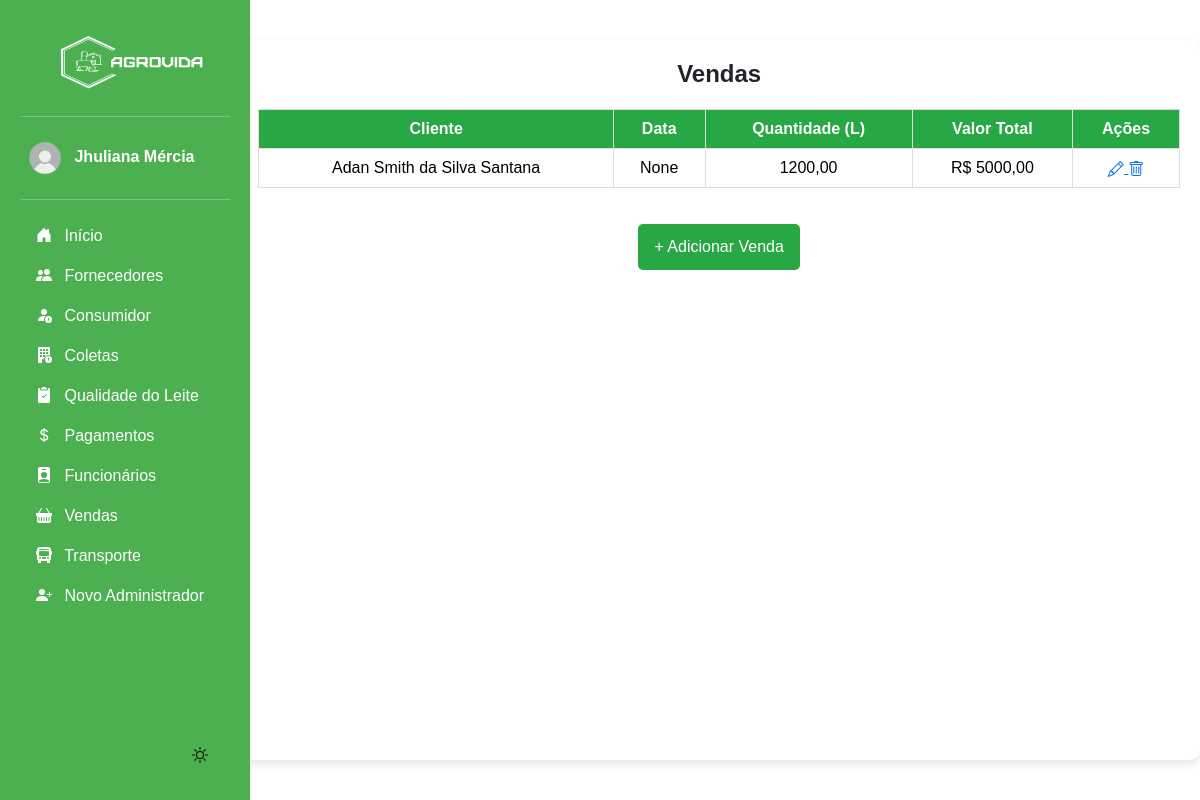
The app's page /vendas/ (signed in), older data.
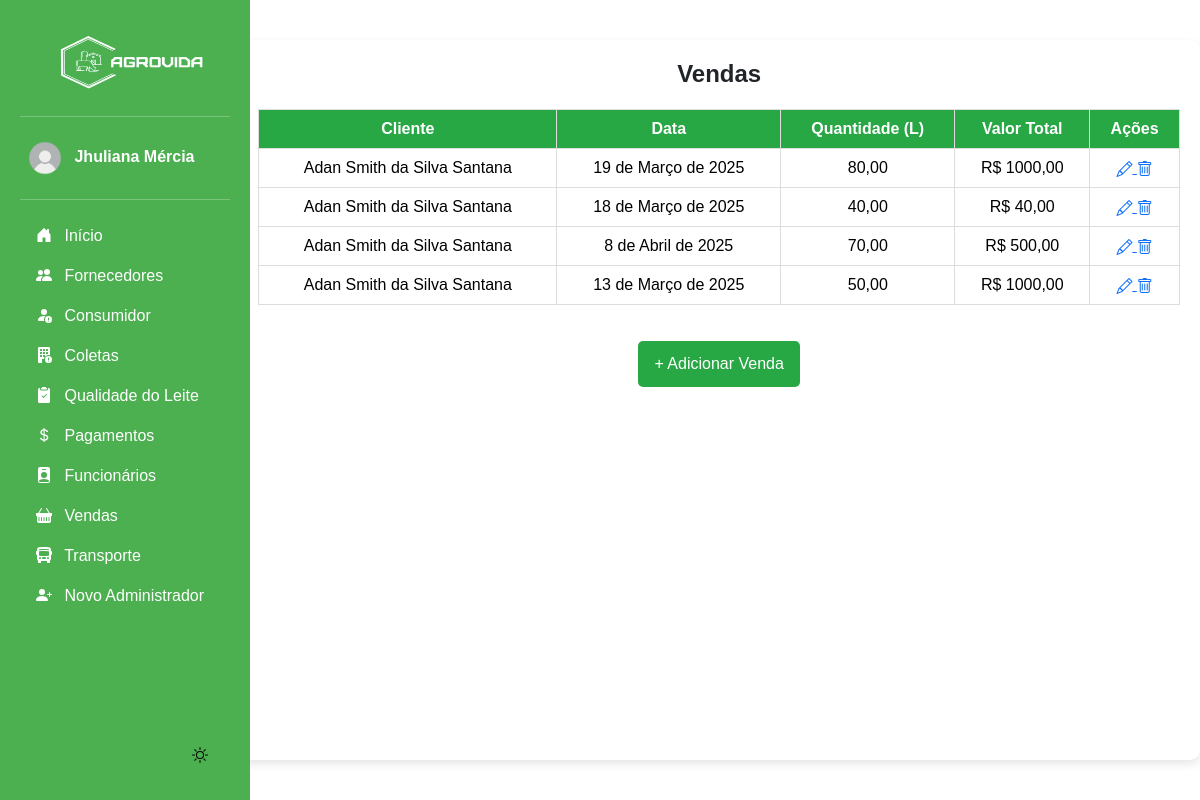
The same page, newer data.
### app/models.py (models this page shows, shortened)
class Venda(models.Model):
    imagem = models.ImageField(upload_to='vendas/', blank=True, null=True)
    cliente = models.ForeignKey(Cliente, on_delete=models.CASCADE)
    data_venda = models.DateField()
    quantidade_litros = models.DecimalField(max_digits=10, decimal_places=2)
    valor_total = models.DecimalField(max_digits=10, decimal_places=2)

class Cliente(models.Model):
    nome = models.CharField(max_length=100)
    endereco = models.CharField(max_length=255)
    contato = models.CharField(max_length=20)

### app/views.py (the view)
# urls.py: path('vendas/', views.listar_vendas, name='listar_vendas'),
@login_required(login_url='login_index')
def listar_vendas(request):
    vendas = Venda.objects.all()
    return render(request, 'app/listar_vendas.html', {'vendas': vendas})

### app/templates/app/listar_vendas.html (shortened to what this page needs)
{% extends "base.html" %}
{% load static %}
{% block content %}
<div class="container">
    <h2 class="title">Vendas</h2>
    {% if vendas %}
        <table class="table">
            <thead>
                <tr>
                    <th>Cliente</th>
                    <th>Data</th>
                    <th>Quantidade (L)</th>
                    <th>Valor Total</th>
                    <th>Ações</th>
                </tr>
            </thead>
            <tbody>
                {% for venda in vendas %}
                    <tr>
                        <td>{{ venda.cliente.nome }}</td>
                        <td>{{ venda.data_venda }}</td>
                        <td>{{ venda.quantidade_litros }}</td>
                        <td>R$ {{ venda.valor_total }}</td>
                        <td>
                            <a href="{% url 'editar_venda' venda.id %}">
                                <i class="bi bi-pencil"></i>
                            </a>
                            <a href="{% url 'excluir_venda' venda.id %}" onclick="return confirm('Tem certeza que deseja excluir?')">
                                <i class="bi bi-trash"></i>
                            </a>
                        </td>
                    </tr>
                {% endfor %}
            </tbody>
        </table>
    {% else %}
        <p>Nenhum registro de venda.</p>
    {% endif %}
    <a href="{% url 'cadastrar_venda' %}" class="btn btn-add">+ Adicionar Venda</a>
</div>
{% endblock %}

### base/templates/base.html (shortened to what this page needs)
{% load static %}
<html lang="pt-br">
<body>
  {% include "modulos/head.html" %}
  {% include "modulos/sidebar.html" %}
  {% block content %}{% endblock content %}
</body>

### base/templates/modulos/head.html (shortened to what this page needs)
{% load static %}
    <link rel="stylesheet" href="{% static 'css/bootstrap.min.css'  %}">
    <link rel="stylesheet" href="https://cdn.jsdelivr.net/npm/bootstrap-icons/font/bootstrap-icons.css">
    <link rel="stylesheet" href="https://cdn.jsdelivr.net/npm/@docsearch/css@3">
    <link href="https://cdn.jsdelivr.net/npm/bootstrap@5.3.3/dist/css/bootstrap.min.css" rel="stylesheet">
    <link href="{% static 'css/inicio.css' %}" rel="stylesheet">
    <link href="{% static 'css/sidebar.css' %}" rel="stylesheet">

### base/templates/modulos/sidebar.html (shortened to what this page needs)
{% load static %}
<body>
<div class="container-sidebar">
    <div id="sidebar" class="sidebar">
        <img src="{% static 'img/logo.png' %}" alt="Logo" width="200" height="80" class="logo">
        <hr>
            <a href="#" class="nav-link text-white" data-bs-toggle="dropdown" aria-expanded="false" style="border-radius: 10px;">
                <img src="{% static "img/usuario.png" %}" alt="" width="50" height="50" class="rounded-circle">
                <strong>{{ request.user.first_name }}</strong>
            </a>
        <hr>
        <ul class="nav nav-pills flex-column mb-auto">
            <li>
                <a href="{% url "dashboard" %}" class="nav-link text-white">
                    <svg class="bi pe-none me-2" width="16" height="16"><use xlink:href="#home"/></svg>
                    Início
                </a>
            </li>
            <li>
                <a href="{% url "listar_produtor" %}" class="nav-link text-white">
                    <svg class="bi pe-none me-2" width="16" height="16"><use xlink:href="#produtores"/></svg>
                    Fornecedores
                </a>
            </li>
            <li>
                <a href="{% url "listar_cliente" %}" class="nav-link text-white">
                    <svg class="bi pe-none me-2" width="16" height="16"><use xlink:href="#clientes"/></svg>
                    Consumidor
                </a>
            </li>
            <li>
                <a href="{% url "listar_coleta" %}" class="nav-link text-white">
                    <svg class="bi pe-none me-2" width="16" height="16"><use xlink:href="#coleta"/></svg>
                    Coletas
                </a>
            </li>
            <li>
                <a href="{% url "listar_qualidade" %}" class="nav-link text-white">
                    <svg class="bi pe-none me-2" width="16" height="16"><use xlink:href="#qualidade"/></svg>
                    Qualidade do Leite
                </a>
            </li>
            <li>
                <a href="{% url "listar_pagamentos" %}" class="nav-link text-white">
                    <svg class="bi pe-none me-2" width="16" height="16"><use xlink:href="#dinheiro"/></svg>
                    Pagamentos
                </a>
            </li>
            <li>
                <a href="{% url "listar_funcionarios" %}" class="nav-link text-white">
                    <svg class="bi pe-none me-2" width="16" height="16"><use xlink:href="#funcionario"/></svg>
                    Funcionários
                </a>
            </li>
            <li>
                <a href="{% url "listar_vendas" %}" class="nav-link text-white">
                    <svg class="bi pe-none me-2" width="16" height="16"><use xlink:href="#venda"/></svg>
                    Vendas
                </a>
            </li>
            <li>
                <a href="{% url "listar_transporte" %}" class="nav-link text-white">
                    <svg class="bi pe-none me-2" width="16" height="16"><use xlink:href="#transporte"/></svg>
                    Transporte
                </a>
            </li>
            <li>
                <a href="{% url "cadastrar_admin" %}" class="nav-link text-white">
                    <svg class="bi pe-none me-2" width="16" height="16"><use xlink:href="#admin"/></svg>
                    Novo Administrador
                </a>
            </li>
        </ul>
        <button id="theme-toggle">
        <svg id="theme-icon" width="24" height="24" fill="currentColor"></svg>
        </button>
    </div>
    <div class="b-example-divider b-example-vr"></div>
    </div>
</body>

### base/static/css/inicio.css (style rules this page uses)
html, body { font-family: Arial, sans-serif; transition: background 0.3s, color 0.3s; height: 100vh; width: 100vw; margin: 0; display: flex; }
.b-example-divider { width: 100%; height: 3rem; }
.b-example-vr { flex-shrink: 0; width: 1.5rem; height: 100vh; }
.bi { vertical-align: -.125em; fill: currentColor; }
.nav-link { color: #222222; }
li { display: flex; width: 100%; }
.container { max-width: auto; margin: 40px auto; padding: 20px; background: #fff; border-radius: 10px; box-shadow: 0 4px 10px rgba(0, 0, 0, 0.1); display: flex; flex-direction: column; height: auto; align-items: stretch; text-align: center; }
.title { text-align: center; font-size: 24px; font-weight: bold; margin-bottom: 20px; }
.table { width: 100%; border-collapse: collapse; }
.table th, .table td { padding: 10px; border: 1px solid #ddd; text-align: center; }
.table th { background-color: #28a745; color: white; }
.table tr:nth-child(even) { background-color: #f2f2f2; }
.btn { padding: 8px 12px; text-decoration: none; border-radius: 5px; transition: all 0.3s ease; }
.btn-add { display: block; width: max-content; margin: 20px auto; background: #28a745; color: white; padding: 10px 15px; font-size: 16px; }
#theme-toggle { display: flex; justify-content: end; align-items: end; border: none; cursor: pointer; background-color: transparent; }
#theme-icon { width: 32px; height: 32px; fill: currentColor; }
[data-bs-theme="light"] { background: #ffffff; color: #121212; transition: all 0.3s ease-in-out; }

### base/static/css/sidebar.css (style rules this page uses)
.sidebar { width: 250px; background: #4CAF50; padding: 20px; height: 100vh; color: white; position: fixed; left: 0; top: 0; bottom: 0; overflow-y: auto; display: flex; flex-direction: column; z-index: 1000; }
.container-sidebar { height: 100vh; width: 300px; }

Row changes from the older to the newer data that the page shows:
removed Venda: cliente.nome "Adan Smith da Silva Santana", data_venda "None", quantidade_litros "1200,00", valor_total "5000,00"
added Venda: cliente.nome "Adan Smith da Silva Santana", data_venda "19 de Março de 2025", quantidade_litros "80,00", valor_total "1000,00"
added Venda: cliente.nome "Adan Smith da Silva Santana", data_venda "18 de Março de 2025", quantidade_litros "40,00", valor_total "40,00"
added Venda: cliente.nome "Adan Smith da Silva Santana", data_venda "8 de Abril de 2025", quantidade_litros "70,00", valor_total "500,00"
added Venda: cliente.nome "Adan Smith da Silva Santana", data_venda "13 de Março de 2025", quantidade_litros "50,00", valor_total "1000,00"
